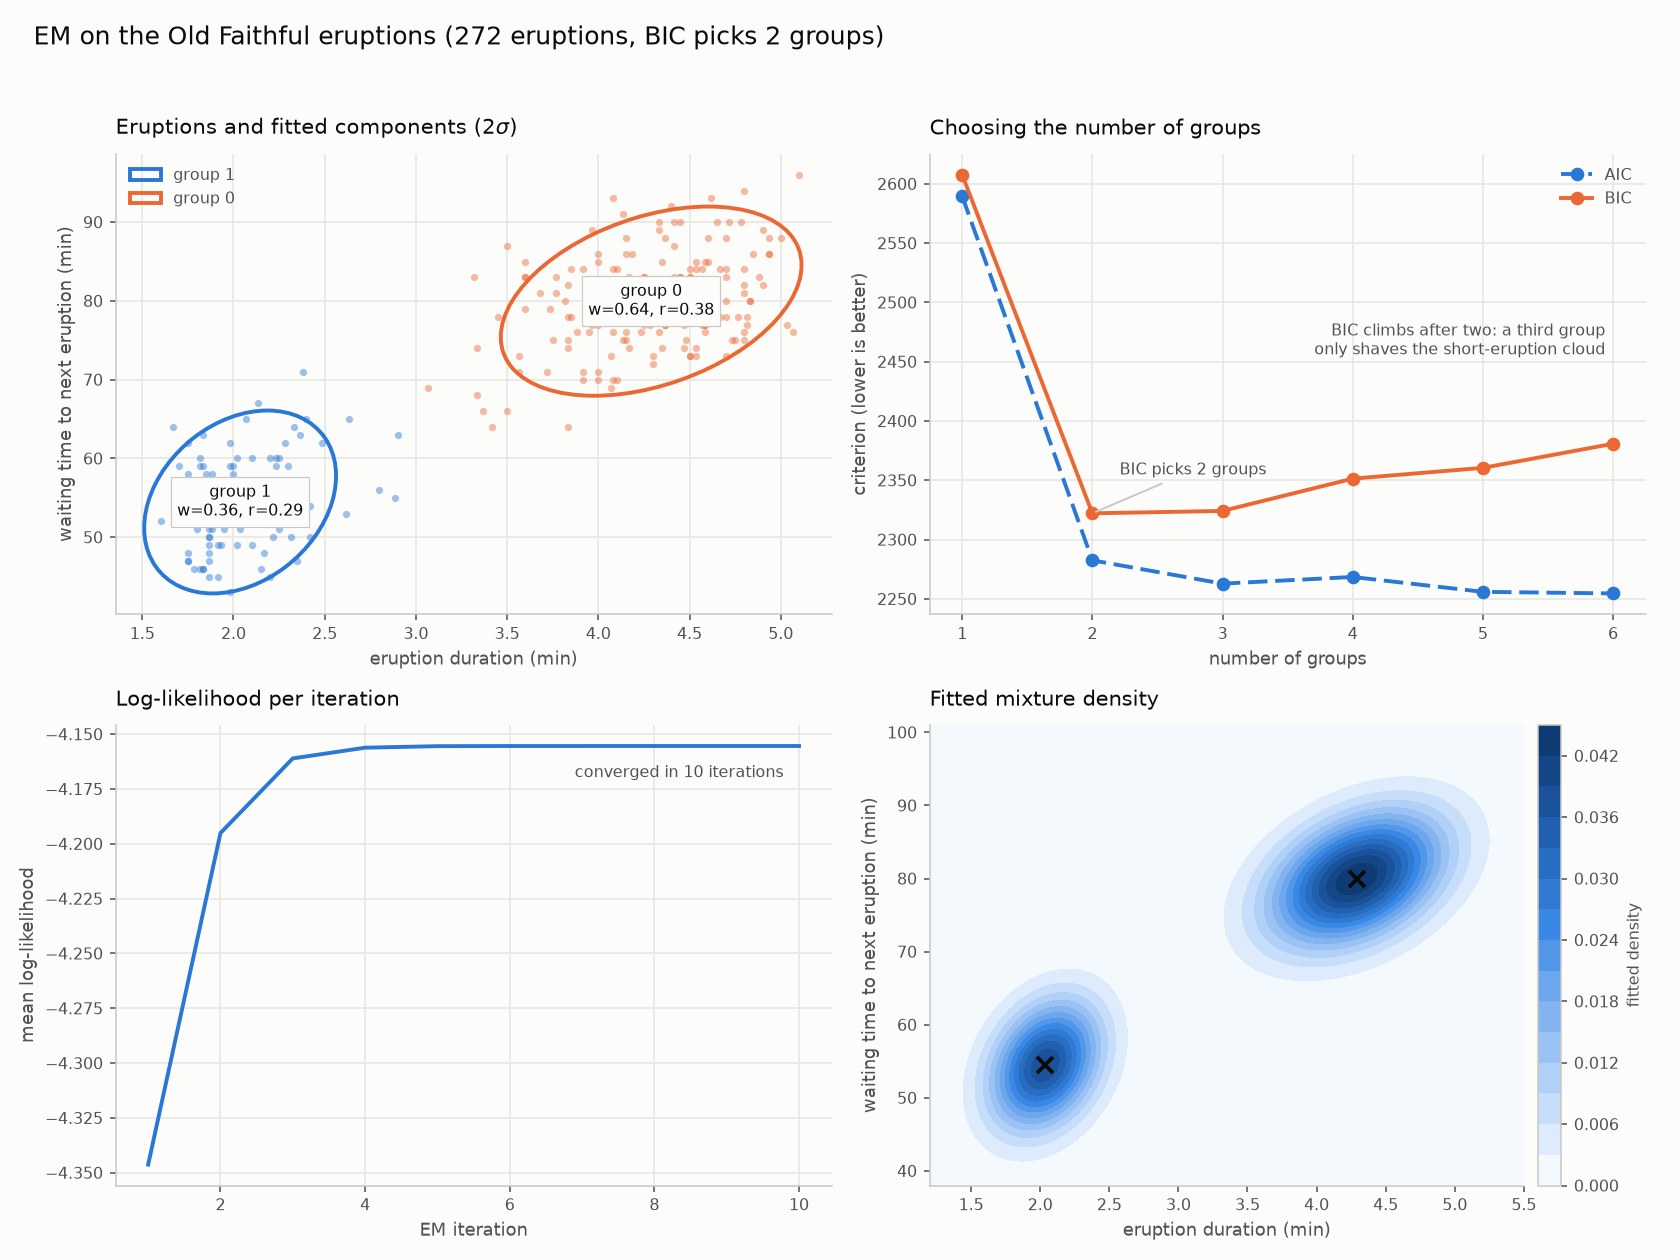

Reproduce this figure in Python.
"""Fit a mixture of correlated 2-D Gaussians to the Old Faithful eruptions.

Run with ``python examples/mixture_2d.py`` (add ``--show`` to open a window).
The figure is written next to this script.

The data are 272 eruptions of the Old Faithful geyser, each recorded as
(eruption duration, waiting time until the next eruption) in minutes
(Azzalini and Bowman 1990 — see ``examples/datasets.py``). The geyser has two
regimes: a short eruption is followed by a short wait, a long one by a long
wait. Within each regime the two variables are still positively correlated, so
what EM has to recover is a full covariance per group, not just a width — a
mixture of two spherical blobs would fit visibly worse.

Panels, clockwise from top left:
    1. the points, coloured by fitted component, with 2-sigma covariance ellipses;
    2. AIC/BIC against the number of groups;
    3. the log-likelihood climbing to convergence;
    4. the fitted mixture density over the plane.
"""

from __future__ import annotations
import argparse
from pathlib import Path
import matplotlib.pyplot as plt
import numpy as np
from matplotlib.colors import LinearSegmentedColormap
from matplotlib.patches import Ellipse

from _style import HAIRLINE, INK, INK_SOFT, SEQUENTIAL, SERIES, SURFACE, colour_by, style_axes
from datasets import old_faithful
from em import EM

CANDIDATE_GROUPS = range(1, 7)
N_INIT = 12
XLABEL = "eruption duration (min)"
YLABEL = "waiting time to next eruption (min)"


def unpack(p: np.ndarray) -> tuple[np.ndarray, np.ndarray]:
    """Flat parameter vector -> (mean, covariance). Only the triangle is stored."""
    c11, c21, c22 = p[2:]
    return np.asarray(p[:2]), np.array([[c11, c21], [c21, c22]])


def plot_components(ax, points, model, colours) -> None:
    """Points coloured by fitted component, with 2-sigma covariance ellipses."""
    assignment = model.classify()
    for k in np.argsort(model.params_[:, 0]):
        colour = colours[int(k)]
        mask = assignment == k
        ax.scatter(points[mask, 0], points[mask, 1], s=14, color=colour, alpha=0.45, linewidths=0)

        mean, cov = unpack(model.params_[k])
        spread, axes_ = np.linalg.eigh(cov)
        angle = np.degrees(np.arctan2(axes_[1, -1], axes_[0, -1]))
        ax.add_patch(
            Ellipse(
                mean, *(2 * 2.0 * np.sqrt(spread[::-1])), angle=angle,
                facecolor="none", edgecolor=colour, linewidth=2.0, label=f"group {k}",
            )
        )
        # Direct labels, so identity never rests on colour alone. The
        # correlation is the point of this panel, so it goes on the label.
        rho = cov[0, 1] / np.sqrt(cov[0, 0] * cov[1, 1])
        ax.annotate(
            f"group {k}\nw={model.weights_[k]:.2f}, r={rho:.2f}",
            xy=mean, xytext=(0, 0), textcoords="offset points", ha="center", va="center",
            fontsize=8, color=INK,
            bbox={"facecolor": SURFACE, "edgecolor": HAIRLINE, "linewidth": 0.6, "pad": 3},
        )
    style_axes(ax, "Eruptions and fitted components (2$\\sigma$)", XLABEL, YLABEL)
    ax.legend(frameon=False, fontsize=8, labelcolor=INK_SOFT, loc="upper left")


def plot_model_selection(ax, scores, chosen) -> None:
    groups = sorted(scores)
    styles = (("AIC", 0, SERIES[0], (0, (5, 2))), ("BIC", 1, SERIES[1], "solid"))
    for name, index, colour, dashes in styles:
        ax.plot(
            groups, [scores[k][index] for k in groups], color=colour, linewidth=2.0,
            linestyle=dashes, marker="o", markersize=6, label=name,
        )
    ax.annotate(
        f"BIC picks {chosen} groups",
        xy=(chosen, scores[chosen][1]), xytext=(14, 20), textcoords="offset points",
        fontsize=8, color=INK_SOFT,
        arrowprops={"arrowstyle": "-", "color": HAIRLINE, "linewidth": 1.0},
    )
    # A third group costs six parameters and buys very little: it shaves the
    # short-eruption cloud in two rather than finding a third regime, and BIC
    # climbs from there. Two is the honest reading of this geyser.
    ax.annotate(
        "BIC climbs after two: a third group\nonly shaves the short-eruption cloud",
        xy=(groups[-1], scores[groups[-1]][1]), xytext=(-4, 46),
        textcoords="offset points", ha="right", fontsize=8, color=INK_SOFT,
    )
    style_axes(ax, "Choosing the number of groups", "number of groups", "criterion (lower is better)")
    ax.set_xticks(groups)
    ax.legend(frameon=False, fontsize=8, labelcolor=INK_SOFT)


def plot_convergence(ax, model) -> None:
    history = np.asarray(model.loglike_history_) / model.X_.shape[0]
    ax.plot(np.arange(1, history.size + 1), history, color=SERIES[0], linewidth=2.0)
    ax.annotate(
        f"converged in {model.n_iter_} iterations",
        xy=(history.size, history[-1]), xytext=(-8, -16), textcoords="offset points",
        ha="right", fontsize=8, color=INK_SOFT,
    )
    style_axes(ax, "Log-likelihood per iteration", "EM iteration", "mean log-likelihood")


def plot_density(ax, fig, points, model) -> None:
    """The fitted mixture density over the plane: one magnitude, one hue ramp."""
    pad_x, pad_y = 0.4, 5.0
    grid_x = np.linspace(points[:, 0].min() - pad_x, points[:, 0].max() + pad_x, 300)
    grid_y = np.linspace(points[:, 1].min() - pad_y, points[:, 1].max() + pad_y, 300)
    mesh_x, mesh_y = np.meshgrid(grid_x, grid_y)
    flat = np.column_stack([mesh_x.ravel(), mesh_y.ravel()])
    density = np.exp(model.loglike(flat)).reshape(mesh_x.shape)

    ramp = LinearSegmentedColormap.from_list("blues", ["#ffffff"] + SEQUENTIAL)
    filled = ax.contourf(mesh_x, mesh_y, density, levels=14, cmap=ramp)
    bar = fig.colorbar(filled, ax=ax, pad=0.02)
    bar.set_label("fitted density", fontsize=8, color=INK_SOFT)
    bar.ax.tick_params(colors=INK_SOFT, labelsize=8, length=3)
    bar.outline.set_edgecolor(HAIRLINE)
    for k in range(model.weights_.size):
        mean, _ = unpack(model.params_[k])
        ax.plot(*mean, marker="x", markersize=8, markeredgewidth=2.0, color=INK)
    style_axes(ax, "Fitted mixture density", XLABEL, YLABEL)


def main() -> None:
    parser = argparse.ArgumentParser(description=__doc__)
    parser.add_argument("--show", action="store_true", help="open the figure in a window")
    args = parser.parse_args()

    points = old_faithful()

    scores = {}
    for k in CANDIDATE_GROUPS:
        candidate = EM("multivariate-normal", seed=0).train(points, n_groups=k, n_init=N_INIT)
        scores[k] = (candidate.aic(), candidate.bic())

    n_groups = min(scores, key=lambda k: scores[k][1])
    model = EM("multivariate-normal", seed=0).train(points, n_groups=n_groups, n_init=N_INIT)
    print(model.summary())
    print(f"\n{points.shape[0]} eruptions; columns are ({XLABEL}, {YLABEL})")

    colours = colour_by(np.argsort(model.params_[:, 0]))
    fig, axes = plt.subplots(2, 2, figsize=(12, 9), facecolor=SURFACE)
    for ax in axes.ravel():
        ax.set_facecolor(SURFACE)
    plot_components(axes[0, 0], points, model, colours)
    plot_model_selection(axes[0, 1], scores, n_groups)
    plot_convergence(axes[1, 0], model)
    plot_density(axes[1, 1], fig, points, model)
    fig.suptitle(
        f"EM on the Old Faithful eruptions ({points.shape[0]} eruptions, "
        f"BIC picks {n_groups} groups)",
        fontsize=13, color=INK, x=0.02, ha="left",
    )
    fig.tight_layout(rect=(0, 0, 1, 0.96))

    out = Path(__file__).with_suffix(".png")
    fig.savefig(out, dpi=140, facecolor=SURFACE)
    print(f"\nwrote {out}")
    if args.show:
        plt.show()


if __name__ == "__main__":
    main()
